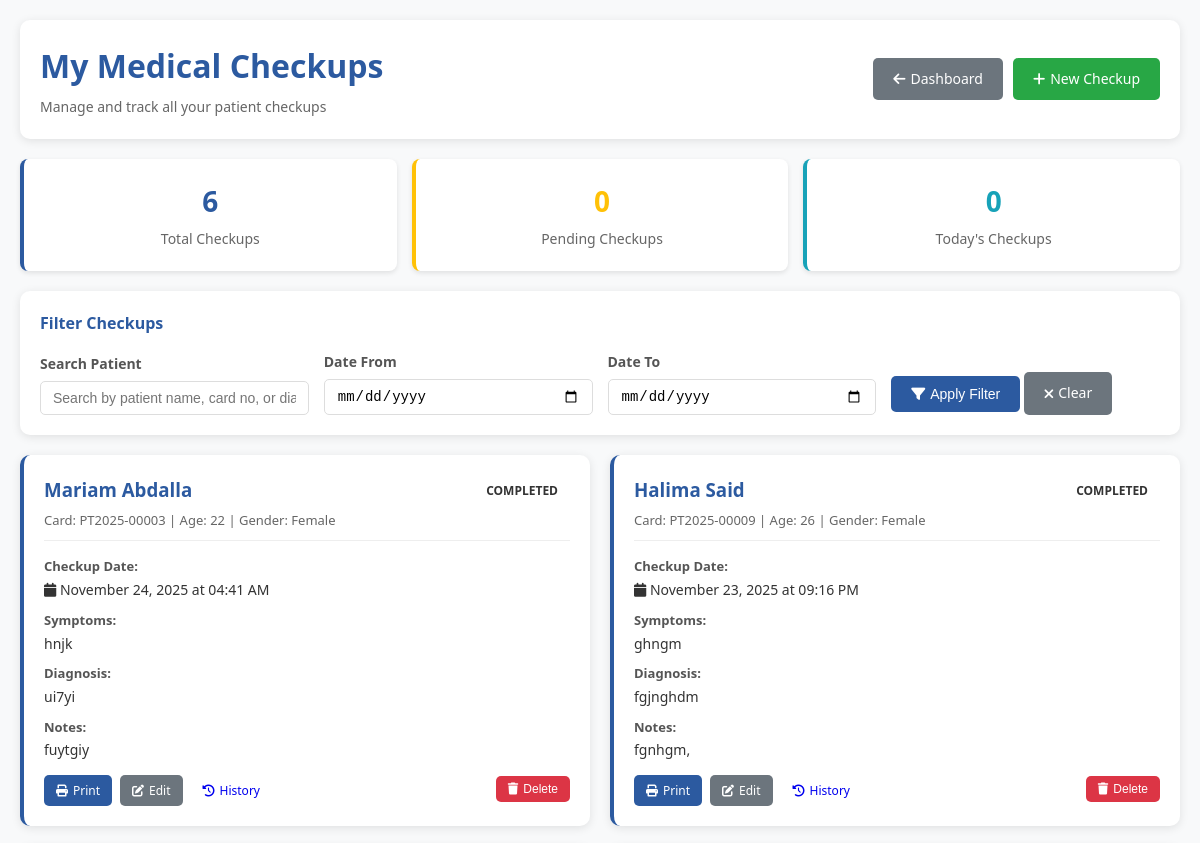
The page /doctor/patient_history.php (signed in, upper part) on the database as committed earlier.
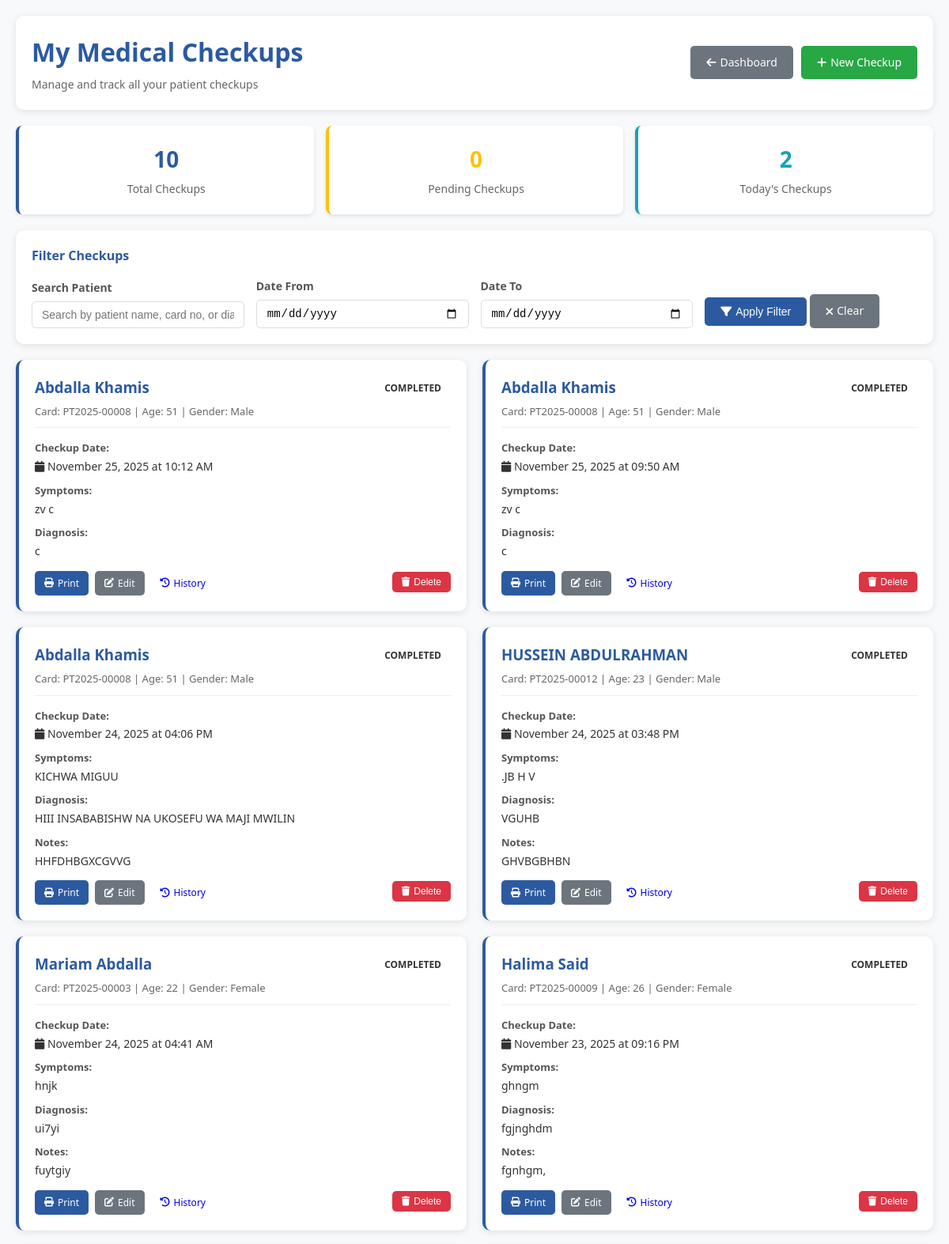
The same page on the database as committed later.
### tables this page shows
CREATE TABLE `checking_forms` (
  `id` int(11) NOT NULL,
  `patient_id` int(11) NOT NULL,
  `doctor_id` int(11) NOT NULL,
  `symptoms` text DEFAULT NULL,
  `diagnosis` text DEFAULT NULL,
  `notes` text DEFAULT NULL,
  `status` enum('pending','completed','referred_to_lab') DEFAULT 'pending',
  `created_at` timestamp NOT NULL DEFAULT current_timestamp(),
  `updated_at` timestamp NOT NULL DEFAULT current_timestamp() ON UPDATE current_timestamp()
);

CREATE TABLE `patients` (
  `id` int(11) NOT NULL,
  `card_no` varchar(50) NOT NULL,
  `full_name` varchar(100) NOT NULL,
  `address` text DEFAULT NULL,
  `age` int(11) DEFAULT NULL,
  `weight` decimal(5,2) DEFAULT NULL,
  `phone` varchar(20) DEFAULT NULL,
  `gender` enum('male','female') DEFAULT NULL,
  `created_by` int(11) DEFAULT NULL,
  `created_at` timestamp NOT NULL DEFAULT current_timestamp()
);

### doctor/patient_history.php (the view, shortened to what the changed rows need)
<?php
require_once '../config.php';
$query = "SELECT cf.*, p.full_name as patient_name, p.card_no, p.age, p.gender,
                 u.full_name as doctor_name
          FROM checking_forms cf
          JOIN patients p ON cf.patient_id = p.id
          LEFT JOIN users u ON cf.doctor_id = u.id
          WHERE cf.doctor_id = ?";
$params = [$_SESSION['user_id']];
$query .= " ORDER BY cf.created_at DESC";
$checkups_stmt = $pdo->prepare($query);
$checkups_stmt->execute($params);
$checkups = $checkups_stmt->fetchAll(PDO::FETCH_ASSOC);
$total_checkups = count($checkups);
$today_checkups = array_filter($checkups, function($c) {
    return date('Y-m-d', strtotime($c['created_at'])) == date('Y-m-d');
});
?>
<!DOCTYPE html>
<html lang="en">
<head>
    <link rel="stylesheet" href="https://cdnjs.cloudflare.com/ajax/libs/font-awesome/6.0.0/css/all.min.css">
</head>
<body>
    <div class="container">
        <div class="header">
            <div class="header-info">
                <h1>My Medical Checkups</h1>
            </div>
        </div>
        <div class="stats-grid">
            <div class="stat-card">
                <div class="stat-number"><?php echo $total_checkups; ?></div>
                <div class="stat-label">Total Checkups</div>
            </div>
            <div class="stat-card today">
                <div class="stat-number"><?php echo count($today_checkups); ?></div>
                <div class="stat-label">Today's Checkups</div>
            </div>
        </div>
        <div class="checkups-grid">
            <?php if (!empty($checkups)): ?>
                <?php foreach ($checkups as $checkup): ?>
                    <div class="checkup-card <?php echo $checkup['status']; ?>">
                        <div class="checkup-header">
                            <div class="patient-info">
                                <h3><?php echo htmlspecialchars($checkup['patient_name']); ?></h3>
                                <div class="patient-meta">
                                    Card: <?php echo htmlspecialchars($checkup['card_no']); ?> |
                                    Age: <?php echo $checkup['age'] ?: 'N/A'; ?> |
                                    Gender: <?php echo $checkup['gender'] ? ucfirst($checkup['gender']) : 'N/A'; ?>
                                </div>
                            </div>
                            <div class="checkup-status status-<?php echo $checkup['status']; ?>">
                                <?php echo strtoupper($checkup['status']); ?>
                            </div>
                        </div>
                        <div class="checkup-content">
                            <div class="content-group">
                                <div class="content-label">Checkup Date:</div>
                                <div class="content-text">
                                    <i class="fas fa-calendar"></i>
                                    <?php echo date('F j, Y \a\t h:i A', strtotime($checkup['created_at'])); ?>
                                </div>
                            </div>
                            <?php if (!empty($checkup['symptoms'])): ?>
                                <div class="content-group">
                                    <div class="content-label">Symptoms:</div>
                                    <div class="content-text"><?php echo htmlspecialchars(substr($checkup['symptoms'], 0, 100)) . (strlen($checkup['symptoms']) > 100 ? '...' : ''); ?></div>
                                </div>
                            <?php endif; ?>
                            <?php if (!empty($checkup['diagnosis'])): ?>
                                <div class="content-group">
                                    <div class="content-label">Diagnosis:</div>
                                    <div class="content-text"><?php echo htmlspecialchars($checkup['diagnosis']); ?></div>
                                </div>
                            <?php endif; ?>
                            <?php if (!empty($checkup['notes'])): ?>
                                <div class="content-group">
                                    <div class="content-label">Notes:</div>
                                    <div class="content-text"><?php echo htmlspecialchars(substr($checkup['notes'], 0, 100)) . (strlen($checkup['notes']) > 100 ? '...' : ''); ?></div>
                                </div>
                            <?php endif; ?>
                        </div>
                        <div class="checkup-actions">
                            <a href="print_checkup.php?id=<?php echo $checkup['id']; ?>" target="_blank" class="btn btn-primary btn-sm">
                                <i class="fas fa-print"></i> Print
                            </a>
                            <a href="edit_checkup.php?id=<?php echo $checkup['id']; ?>" class="btn btn-secondary btn-sm">
                                <i class="fas fa-edit"></i> Edit
                            </a>
                            <a href="patient_history.php?patient_id=<?php echo $checkup['patient_id']; ?>" class="btn btn-info btn-sm">
                                <i class="fas fa-history"></i> History
                            </a>
                            <form method="POST" class="delete-form" onsubmit="return confirmDelete()">
                                <button type="submit" name="delete_checkup" class="btn btn-danger btn-sm">
                                    <i class="fas fa-trash"></i> Delete
                                </button>
                            </form>
                        </div>
                    </div>
                <?php endforeach; ?>
            <?php endif; ?>
        </div>
    </div>
</body>
</html>

Rows that differ between the two databases and show on the page:
added checking_forms: patient.full_name "Abdalla Khamis", patient.card_no "PT2025-00008", patient.age "51", patient.gender "Male", status "COMPLETED", created_at "November 25, 2025 at 10:12 AM", symptoms "zv c", diagnosis "c"
added checking_forms: patient.full_name "Abdalla Khamis", patient.card_no "PT2025-00008", patient.age "51", patient.gender "Male", status "COMPLETED", created_at "November 25, 2025 at 09:50 AM", symptoms "zv c", diagnosis "c"
added checking_forms: patient.full_name "Abdalla Khamis", patient.card_no "PT2025-00008", patient.age "51", patient.gender "Male", status "COMPLETED", created_at "November 24, 2025 at 04:06 PM", symptoms "KICHWA MIGUU", diagnosis "HIII INSABABISHW NA UKOSEFU WA MAJI MWILIN", notes "HHFDHBGXCGVVG"
added checking_forms: patient.full_name "HUSSEIN ABDULRAHMAN", patient.card_no "PT2025-00012", patient.age "23", patient.gender "Male", status "COMPLETED", created_at "November 24, 2025 at 03:48 PM", symptoms ".JB H V", diagnosis "VGUHB", notes "GHVBGBHBN"
Other text that changed with them:
$total_checkups: "6" → "10"
count($today_checkups): "0" → "2"
